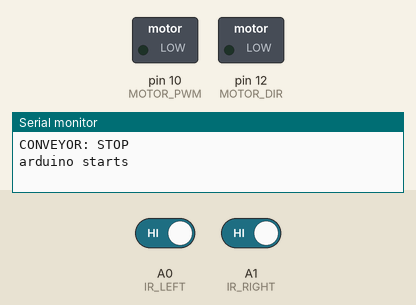
Recording of a sketch running on a simulated Arduino Uno, built with avr-gcc and run on an emulated ATmega328P. On the bench: switched loads named in the sketch (green lamp = pin HIGH), the last lines printed to the serial monitor. The test bench sets the inputs (shaded band); at power-on: A0 (IR_LEFT) HIGH, A1 (IR_RIGHT) HIGH.

Above: at 1.2 s.
1.3 s: A0 (IR_LEFT) driven LOW
At 1.7 s:
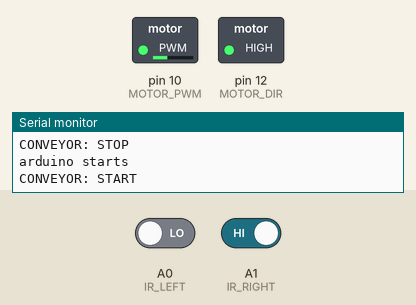
2.8 s: A1 (IR_RIGHT) driven LOW
At 3.9 s:
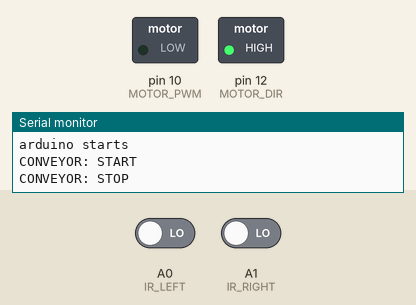
Timing chart, 0 to 5.8 s (numbered marks = the images above; inputs shaded):
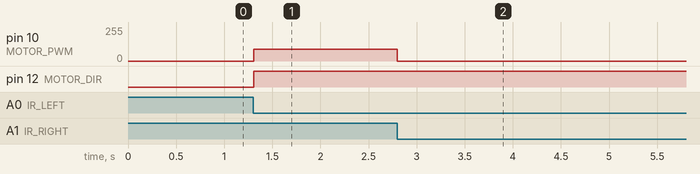

The sketch:

IRandMotor.ino
```cpp
// === Pins ===
const int IR_LEFT  = A0;   // 입구 쪽 IR (LOW = 감지)
const int IR_RIGHT = A1;   // 출구 쪽 IR (LOW = 감지)

const int MOTOR_PWM  = 10; // 모터 속도(PWM)
const int MOTOR_DIR  = 12; // 모터 방향

// === Params ===
const int RUN_SPEED = 90;     // 벨트 기본 속도(0~255)
const unsigned long SAFETY_MS = 15000UL; // 안전 정지 타임아웃(선택)

// === State ===
enum { IDLE, RUNNING } state = IDLE;
unsigned long startedAt = 0;

// 이전 센서 상태(엣지 감지용)
bool prevLeft = false;
bool prevRight = false;

void startConveyor() {
  digitalWrite(MOTOR_DIR, HIGH);   // 결선에 따라 전/후진 맞게 설정
  analogWrite(MOTOR_PWM, RUN_SPEED);
  startedAt = millis();
  Serial.println("CONVEYOR: START");
}

void stopConveyor() {
  analogWrite(MOTOR_PWM, 0);
  Serial.println("CONVEYOR: STOP");
}

void setup() {
  Serial.begin(9600);

  // 센서 모듈이 오픈컬렉터/단순 포토인터럽터라면 내부 풀업 사용
  // (시중의 IR 모듈 대부분은 보드에 풀업/컴퍼레이터가 있어 INPUT만으로도 동작함)
  pinMode(IR_LEFT,  INPUT);        // 필요 시 INPUT_PULLUP 으로 바꿔도 됨
  pinMode(IR_RIGHT, INPUT);

  pinMode(MOTOR_DIR, OUTPUT);
  stopConveyor();                  // 시작은 정지 상태
  Serial.println("arduino starts");
}

void loop() {
  // 현재 감지값 (LOW-Active)
  bool left  = (digitalRead(IR_LEFT)  == LOW);
  bool right = (digitalRead(IR_RIGHT) == LOW);

  // LOW로 막 바뀐 순간만 true (엣지)
  bool leftEdge  = left  && !prevLeft;
  bool rightEdge = right && !prevRight;

  switch (state) {
    case IDLE:
      if (leftEdge) {              // 왼쪽 센서에 '처음' 들어오면
        startConveyor();
        state = RUNNING;
      }
      break;

    case RUNNING:
      if (rightEdge) {             // 오른쪽 센서에 '처음' 도달하면
        stopConveyor();
        state = IDLE;
      }
      // 안전 타임아웃(옵션): 너무 오래 달리면 정지
      if (SAFETY_MS && (millis() - startedAt > SAFETY_MS)) {
        Serial.println("TIMEOUT -> STOP");
        stopConveyor();
        state = IDLE;
      }
      break;
  }

  // 다음 루프를 위한 이전 값 갱신
  prevLeft  = left;
  prevRight = right;

  delay(5); // 아주 짧게 쉼(노이즈 완화)
}
```

Measured:
- after the input at 1.3 s, pin 10 (MOTOR_PWM): 0/255 → 90/255 at once; pin 12 (MOTOR_DIR): LOW → HIGH at once
- after the input at 2.8 s, pin 10 (MOTOR_PWM): 90/255 → 0/255 at once
